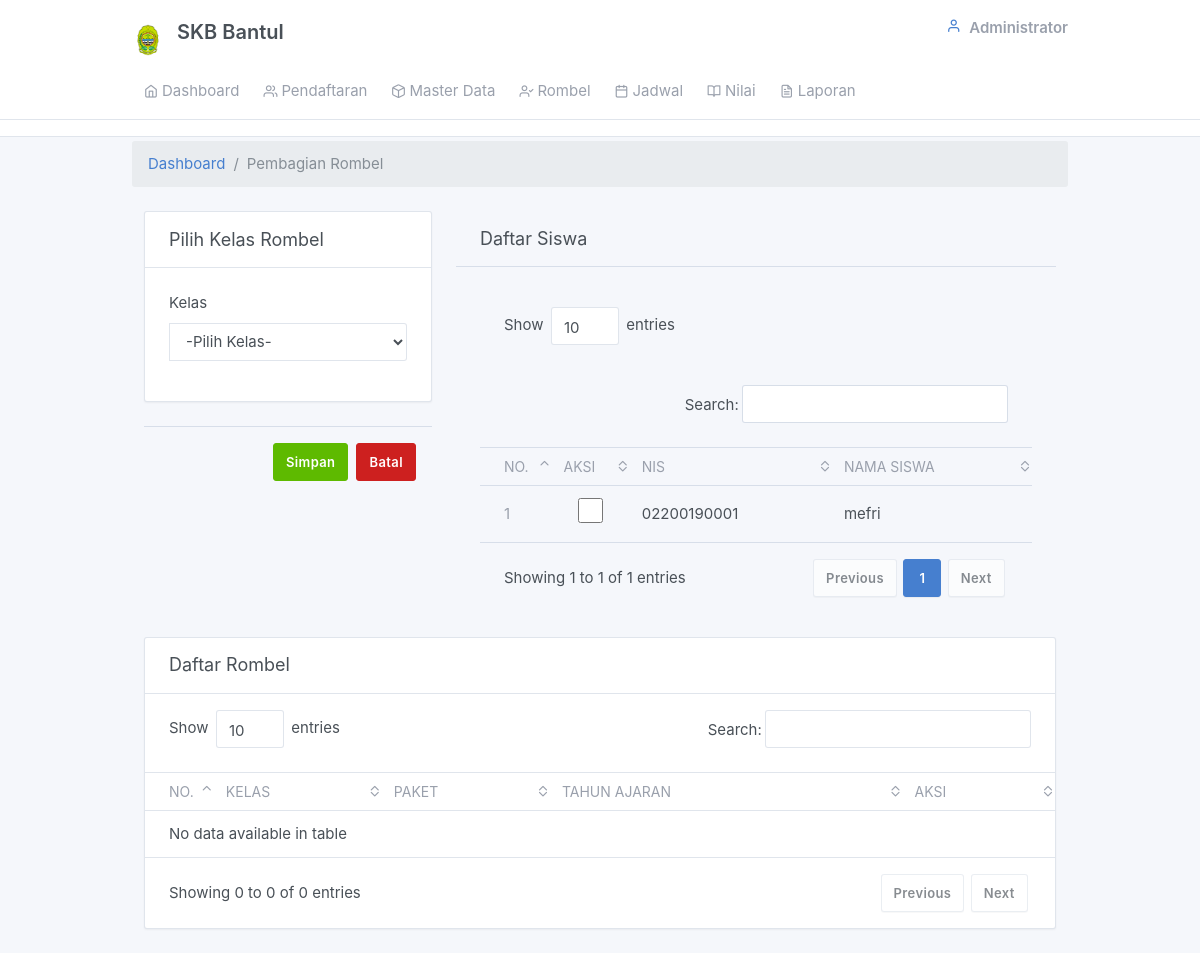
The app's page /admin/rombel_pembagian.php, older data.
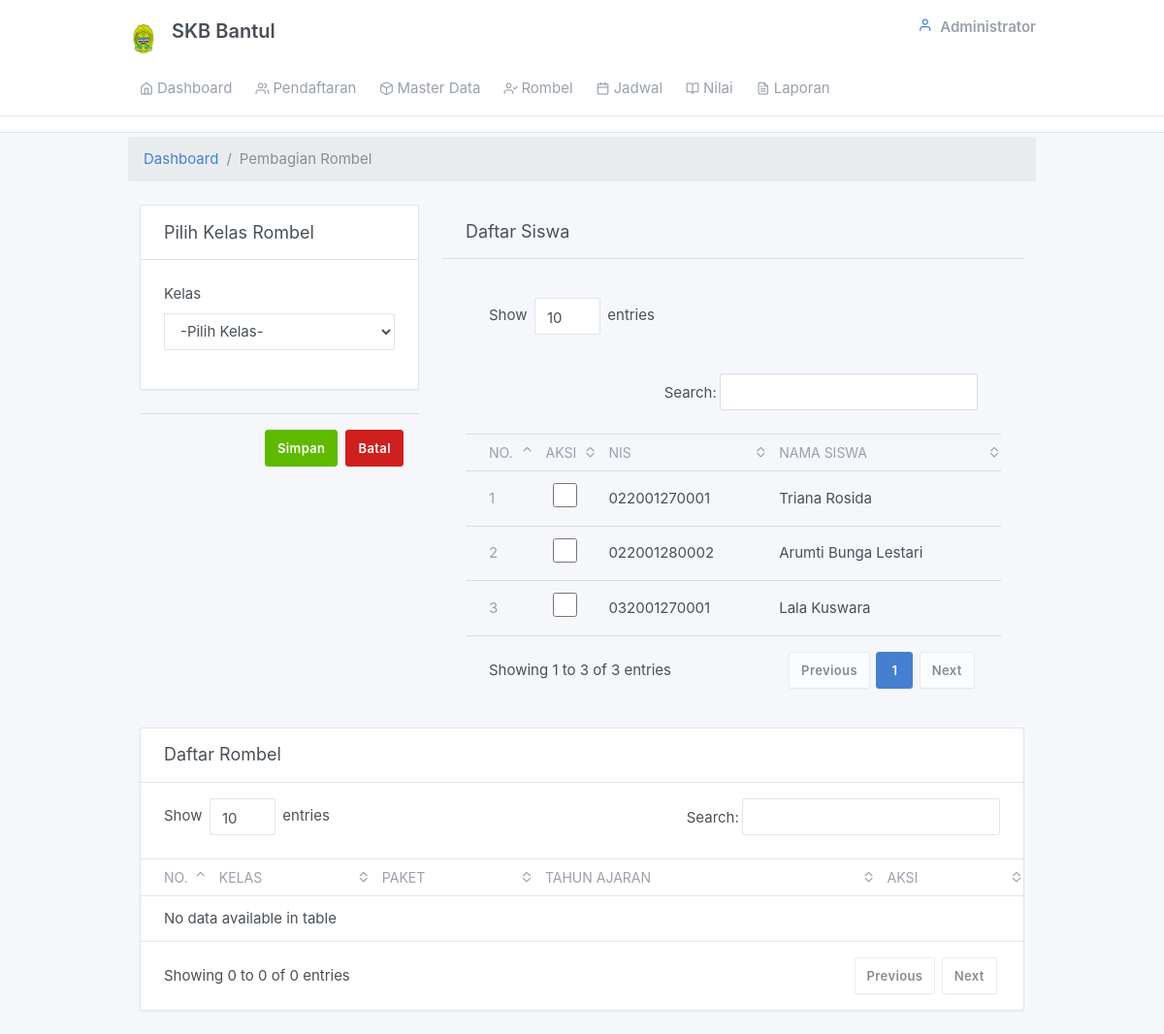
The same page, newer data.
### tables this page shows
CREATE TABLE `tb_siswa` (
  `nis` char(12) NOT NULL,
  `no_pendaftar` varchar(50) NOT NULL,
  `nama_siswa` varchar(50) NOT NULL,
  `siswa_status` enum('Aktif','Tidak Aktif','','') NOT NULL
);

### admin/rombel_pembagian.php (the view, shortened to what this page needs)
<?php include_once "views/main.php";?>
<div class="my-3 my-md-1">
  <div class="container">
          <ol class="breadcrumb">
            <li class="breadcrumb-item">
              <a href="../index.php">Dashboard</a>
            </li>
            <li class="breadcrumb-item active">Pembagian Rombel</li>
          </ol>
          <div class="my-3 my-md-5">
          <div class="container">
            <div class="row">
              <div class="col-lg-4">
                <div class="card">
                  <div class="card-header">
                    <h3 class="card-title">Pilih Kelas Rombel</h3>
                  </div>
                  <div class="card-body">
                  <form action="" enctype="multipart/form-data" method="post">
                  <div class="form-group">
                <label>Kelas</label>
                  <div class="input-group">
                    <select name="kelas" id="nomer" class="form-control">
                      <option selected value="">-Pilih Kelas-</option>
                    </select>
                  </div>
              </div>
          </div>
        </div>
        <div class="modal-footer">
                <button class="btn btn-success" type="submit" name="tambah" value="Tambah">
                  Simpan
                </button>
                <button class="btn btn-danger"  name="reset" value="Refres" onClick="window.location.href='rombel_pembagian.php';">
                  Batal
                </button>
              </div>
      </div>
      <div class="col-lg-8">
                <form class="card">
                <div class="card-header">
                    <h3 class="card-title">Daftar Siswa</h3>
                  </div>
                  <div class="card-body">
          <div class="table-responsive">
            <table class="table card-table table-vcenter text-nowrap datatable">
              <thead>
                <tr>
                  <th class="w-2">No.</th>
                  <th>Aksi</th>
                  <th>NIS</th>
                  <th>Nama Siswa</th>
                </tr>
              </thead>
              <tbody>
              <?php
                  $no=1;
                  $sql=mysqli_query($connect, "SELECT nis,nama_siswa FROM tb_siswa p WHERE NOT EXISTS
                    (SELECT * FROM (SELECT h.nis AS niss,h.nama_siswa AS nma FROM tb_rombel_siswa g JOIN tb_rombel a ON g.rombel_id=a.rombel_id
                    JOIN tb_tahunajaran b ON a.ta_id=b.ta_id JOIN tb_kelas c ON a.kelas_id=c.kelas_id
                    JOIN tb_pamong_belajar e ON a.nik=e.nik
                    JOIN tb_paket f ON c.paket_id=f.paket_id JOIN tb_siswa h ON g.nis=h.nis
                    WHERE a.ta_id=(SELECT ta_id FROM tb_tahunajaran WHERE ta_status='Aktif')) AS newp WHERE p.nis=newp.niss)");
                $cek= mysqli_num_rows($sql);
                if($cek>0){
                while ($data= mysqli_fetch_assoc($sql)) {
              ?>
                <tr>
                  <td><span class="text-muted"><?php echo $no;?></span></td>
                  <td align="center">
                     <input type="checkbox" name="nis[]" value="<?php echo $data['nis'];?>" style="width:25px;height:25px;">
                  </td>
                  <td><?php echo $data['nis'] ?></td>
                  <td><?php echo $data['nama_siswa'] ?></td>
                </tr>
              <?php $no++; }} ?>
              </tbody>
            </table>
          </div>
        </div>
      </div>
    </div>
      <div class="">
        <div class="card body">
        <div class="card-header">
                    <h3 class="card-title">Daftar Rombel</h3>
          </div>
          <div class="table-responsive">
            <table class="table card-table table-vcenter text-nowrap datatable">
              <thead>
                <tr>
                  <th class="w-2">No.</th>
                  <th>Kelas</th>
                  <th>Paket</th>
                  <th>Tahun Ajaran</th>
                  <th>Aksi</th>
                </tr>
              </thead>
              <tbody>
              </tbody>
            </table>
          </div>
        </div>
      </div>
    </div>
  </div>

Row changes from the older to the newer data that the page shows:
removed tb_siswa: nis "02200190001", nama_siswa "mefri"
added tb_siswa: nis "022001270001", nama_siswa "Triana Rosida"
added tb_siswa: nis "022001280002", nama_siswa "Arumti Bunga Lestari"
added tb_siswa: nis "032001270001", nama_siswa "Lala Kuswara"
Text that changed along with them:
text written by a page script: "Show entries Search: Showing 1 to 1 of 1 entries Previous 1 Next" → "Show entries Search: Showing 1 to 3 of 3 entries Previous 1 Next"
